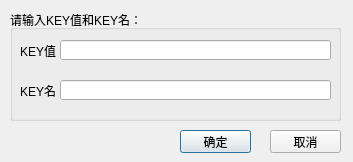
<?xml version="1.0" encoding="UTF-8"?>
<ui version="4.0">
 <class>AddKeyDialog</class>
 <widget class="QDialog" name="AddKeyDialog">
  <property name="geometry">
   <rect>
    <x>0</x>
    <y>0</y>
    <width>353</width>
    <height>162</height>
   </rect>
  </property>
  <property name="windowTitle">
   <string>  添加新的API Key</string>
  </property>
  <property name="windowIcon">
   <iconset resource="RC.qrc">
    <normaloff>:/new/prefix1/rc/Key.ico</normaloff>:/new/prefix1/rc/Key.ico</iconset>
  </property>
  <widget class="QPushButton" name="AcceptButton">
   <property name="geometry">
    <rect>
     <x>180</x>
     <y>130</y>
     <width>71</width>
     <height>23</height>
    </rect>
   </property>
   <property name="text">
    <string>确定</string>
   </property>
   <property name="icon">
    <iconset resource="RC.qrc">
     <normaloff>:/new/prefix1/rc/Ok (2).ico</normaloff>:/new/prefix1/rc/Ok (2).ico</iconset>
   </property>
  </widget>
  <widget class="QPushButton" name="QuitButton">
   <property name="geometry">
    <rect>
     <x>270</x>
     <y>130</y>
     <width>71</width>
     <height>23</height>
    </rect>
   </property>
   <property name="text">
    <string>取消</string>
   </property>
   <property name="icon">
    <iconset resource="RC.qrc">
     <normaloff>:/new/prefix1/rc/Forbidden (2).ico</normaloff>:/new/prefix1/rc/Forbidden (2).ico</iconset>
   </property>
  </widget>
  <widget class="QGroupBox" name="groupBox">
   <property name="geometry">
    <rect>
     <x>10</x>
     <y>10</y>
     <width>331</width>
     <height>111</height>
    </rect>
   </property>
   <property name="title">
    <string>请输入KEY值和KEY名：</string>
   </property>
   <widget class="QLineEdit" name="KeyNameLineEdit">
    <property name="geometry">
     <rect>
      <x>50</x>
      <y>70</y>
      <width>271</width>
      <height>20</height>
     </rect>
    </property>
   </widget>
   <widget class="QLabel" name="KeyNameLabel">
    <property name="geometry">
     <rect>
      <x>10</x>
      <y>70</y>
      <width>41</width>
      <height>21</height>
     </rect>
    </property>
    <property name="text">
     <string>KEY名：</string>
    </property>
   </widget>
   <widget class="QLabel" name="KeyValueLabel">
    <property name="geometry">
     <rect>
      <x>10</x>
      <y>30</y>
      <width>41</width>
      <height>21</height>
     </rect>
    </property>
    <property name="text">
     <string>KEY值：</string>
    </property>
   </widget>
   <widget class="QLineEdit" name="KeyValueLineEdit">
    <property name="geometry">
     <rect>
      <x>50</x>
      <y>30</y>
      <width>271</width>
      <height>20</height>
     </rect>
    </property>
   </widget>
  </widget>
  <zorder>groupBox</zorder>
  <zorder>AcceptButton</zorder>
  <zorder>QuitButton</zorder>
 </widget>
 <resources>
  <include location="RC.qrc"/>
 </resources>
 <connections/>
</ui>
